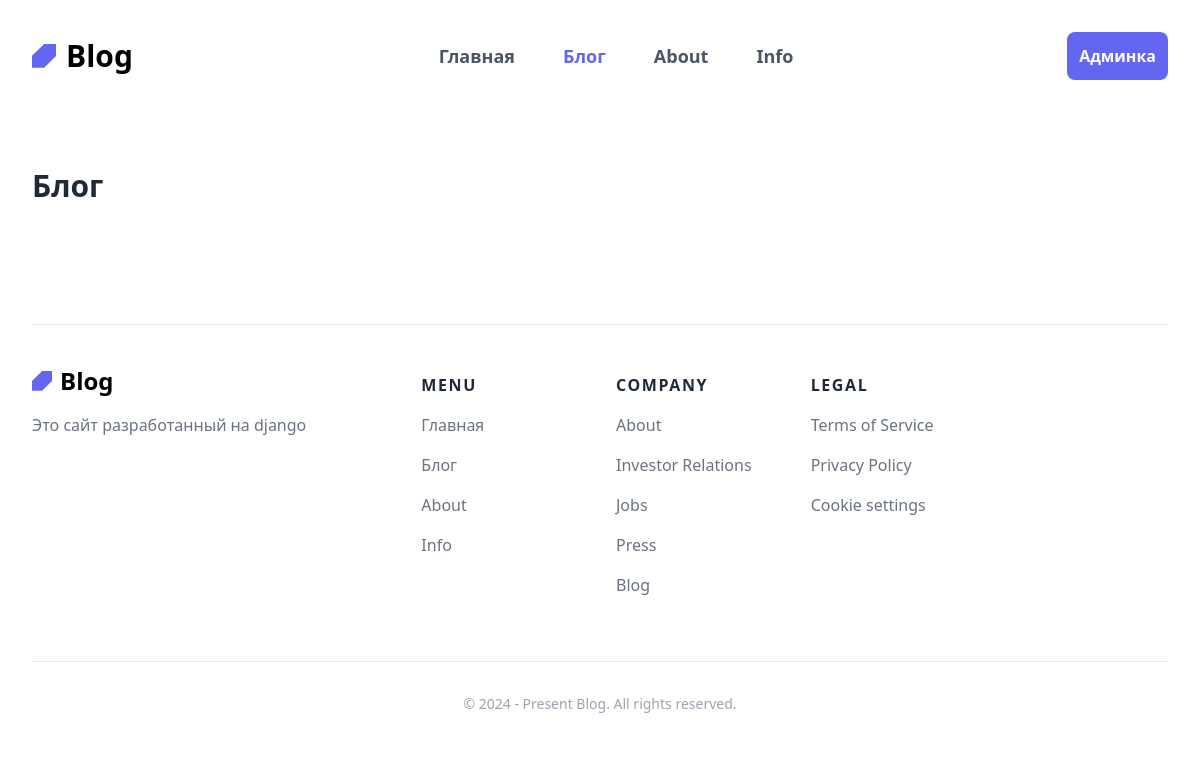
/blog/, run on an earlier commit of the app's database.
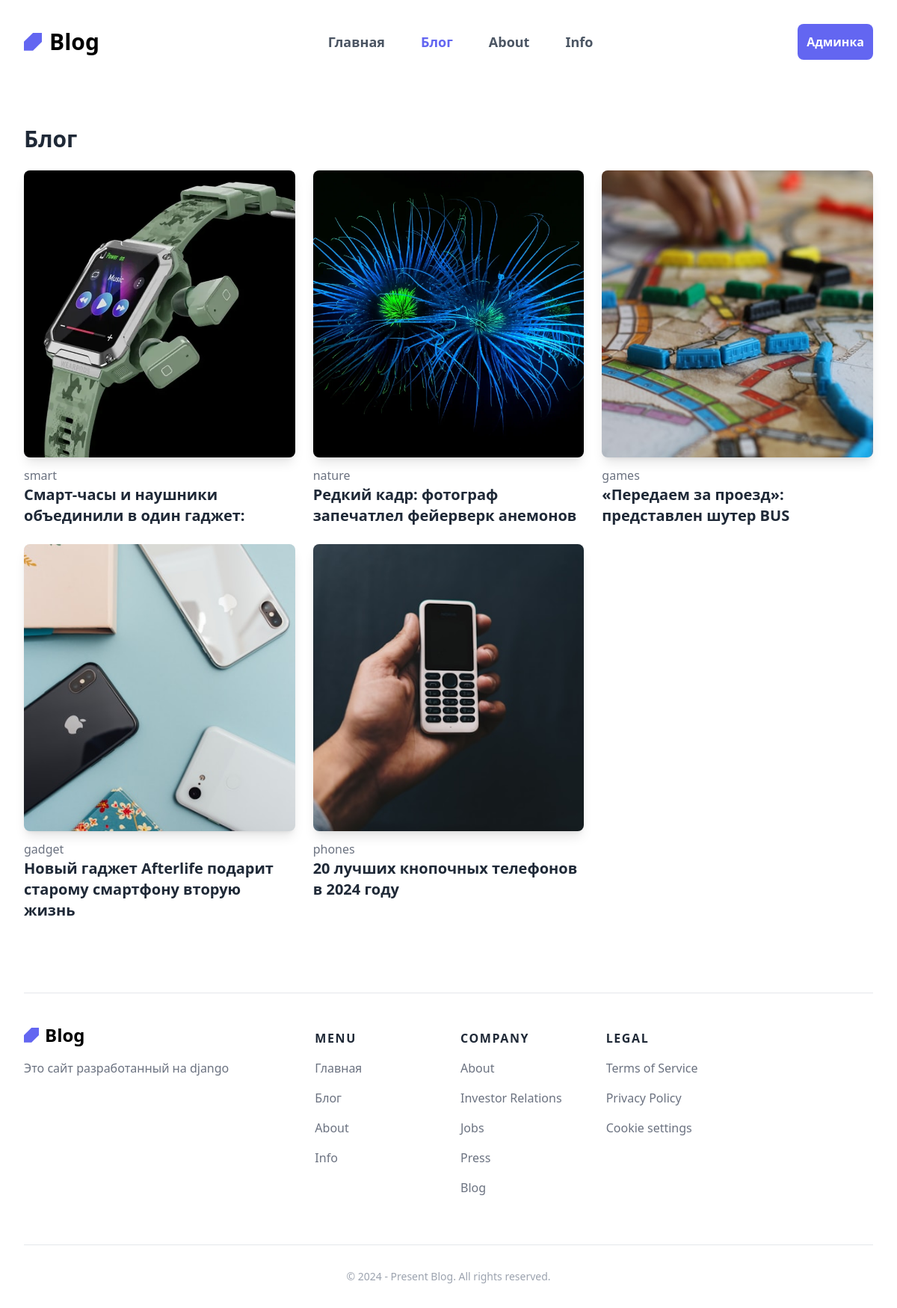
And on a later commit of the database.
### blog/models.py (models this page shows, shortened)
class Blog(models.Model):
    rubric = models.CharField(max_length=255, verbose_name='Рубрика')
    title = models.CharField(max_length=255, verbose_name='Заголовок')
    slug = models.SlugField(max_length=255, unique=True, db_index=True, verbose_name='slug')
    cover_photo = models.ImageField(upload_to='photos/articles/')
    article_head_photo = models.ImageField(upload_to='photos/articles/')
    short = models.TextField(blank=True, verbose_name='Короткое описание')
    text = models.TextField(blank=True, verbose_name='Текст')
    time_create = models.DateTimeField(auto_now_add=True, verbose_name='Создание')
    time_update = models.DateTimeField(auto_now=True, verbose_name='Обновлено')
    is_published = models.BooleanField(default=True, verbose_name='Опубликован')
    class Meta:
        verbose_name = 'Блог'
        verbose_name_plural = 'Блог'
        ordering = ['time_create', 'title']

### blog/views.py (the view)
# urls.py: path('blog/', BlogPageView.as_view(), name='blog'),
class BlogPageView(ListView):
    template_name = 'blog/blog.html'
    context_object_name = 'all_content'
    def get_queryset(self):
        blog = Blog.objects.filter(is_published=True).order_by('-time_create')
        all_content = list(chain(blog))
        return all_content
    def get_context_data(self, **kwargs):
        context = super().get_context_data(**kwargs)
        context['blog'] = [content for content in context['all_content'] if isinstance(content, Blog)]
        return context

### blog/templates/blog/blog.html
{% extends 'blog/layout.html' %}
{% load static %}
{% block content %}
<div class="bg-white py-6 sm:py-8 lg:py-12">
  <div class="mx-auto max-w-screen-2xl px-4 md:px-8">
    <div class="mb-6 flex items-end justify-between gap-4">
      <h2 class="text-2xl font-bold text-gray-800 lg:text-3xl">Блог</h2>
    </div>
    {% if blog %}
    <div class="grid gap-x-4 gap-y-6 sm:grid-cols-2 md:gap-x-6 lg:grid-cols-3 xl:grid-cols-4">
      {% for item in blog %}
      <div>
        <a href="{% url 'blogdetail' slug=item.slug %}" class="group mb-2 block h-60 md:h-96 overflow-hidden rounded-lg bg-gray-100 shadow-lg lg:mb-3">
          <img src="{{ item.cover_photo.url }}" loading="lazy" alt="{{ item.title }}" class="h-full w-full object-cover object-center transition duration-200 group-hover:scale-110" />
        </a>
        <div class="flex flex-col">
          <span class="text-gray-500">{{ item.rubric }}</span>
          <a href="{% url 'blogdetail' slug=item.slug %}" class="text-lg font-bold text-gray-800 transition duration-100 hover:text-gray-500 lg:text-xl">{{ item.title }}</a>
        </div>
      </div>
      {% endfor %}
    </div>
    {% endif %}
  </div>
</div>
{% endblock %}

### blog/templates/blog/layout.html (shortened to what this page needs)
{% load static %}
<!DOCTYPE html>
<html lang="ru">
<head>
    <script src="https://cdn.tailwindcss.com"></script>
</head>
<body>
{% include 'blog/components/topnav.html' %}
    {% block content %}
    {% endblock %}
{% include 'blog/components/footer.html' %}
</body>
</html>

### blog/templates/blog/components/topnav.html (shortened to what this page needs)
{% load static %}
{% with request.resolver_match.url_name as current_url %}
<div class="bg-white lg:pb-2">
  <div class="mx-auto max-w-screen-2xl px-4 md:px-8">
    <header class="flex items-center justify-between py-4 md:py-8">
      <a href="{% url 'home' %}" class="inline-flex items-center gap-2.5 text-2xl font-bold text-black md:text-3xl" aria-label="logo">
        <svg width="95" height="94" viewBox="0 0 95 94" class="h-auto w-6 text-indigo-500" fill="currentColor" xmlns="http://www.w3.org/2000/svg">
          <path d="M96 0V47L48 94H0V47L48 0H96Z" />
        </svg>
        Blog
      </a>
      <nav class="hidden gap-12 lg:flex">
        <a href="{% url 'home' %}" class="{% if current_url == 'home' %}text-indigo-500{% endif %} text-lg font-semibold text-gray-600 transition duration-100 hover:text-indigo-600 active:text-indigo-700">Главная</a>
        <a href="{% url 'blog' %}" class="{% if current_url == 'blog' %}text-indigo-500{% endif %} text-lg font-semibold text-gray-600 transition duration-100 hover:text-indigo-600 active:text-indigo-700">Блог</a>
        <a href="{% url 'about' %}" class="{% if current_url == 'about' %}text-indigo-500{% endif %} text-lg font-semibold text-gray-600 transition duration-100 hover:text-indigo-600 active:text-indigo-700">About</a>
        <a href="{% url 'info' %}" class="{% if current_url == 'info' %}text-indigo-500{% endif %} text-lg font-semibold text-gray-600 transition duration-100 hover:text-indigo-600 active:text-indigo-700">Info</a>
      </nav>
      <div class="-ml-8 hidden flex-col items-center gap-2.5 sm:flex-row sm:justify-center lg:flex lg:justify-start">
        <a href="/admin" class="inline-block rounded-lg bg-indigo-500 px-3 py-3 text-center text-sm font-semibold text-white outline-none ring-indigo-300 transition duration-100 hover:bg-indigo-600 focus-visible:ring active:bg-indigo-700 md:text-base">Админка</a>
      </div>
    </header>
  </div>
</div>
{% endwith %}

### blog/templates/blog/components/footer.html
<div class="bg-white pt-4 sm:pt-10 lg:pt-12">
  <footer class="mx-auto max-w-screen-2xl px-4 md:px-8">
    <div class="mb-16 grid grid-cols-2 gap-12 border-t pt-10 md:grid-cols-4 lg:grid-cols-6 lg:gap-8 lg:pt-12">
      <div class="col-span-full lg:col-span-2">
        <div class="mb-4 lg:-mt-2">
          <a href="{% url 'home' %}" class="inline-flex items-center gap-2 text-xl font-bold text-black md:text-2xl" aria-label="logo">
            <svg width="95" height="94" viewBox="0 0 95 94" class="h-auto w-5 text-indigo-500" fill="currentColor" xmlns="http://www.w3.org/2000/svg">
              <path d="M96 0V47L48 94H0V47L48 0H96Z" />
            </svg>
            Blog
          </a>
        </div>
        <p class="mb-6 text-gray-500 sm:pr-8">Это сайт разработанный на django</p>
      </div>
      <div>
        <div class="mb-4 font-bold uppercase tracking-widest text-gray-800">Menu</div>
        <nav class="flex flex-col gap-4">
          <div>
            <a href="{% url 'home' %}" class="text-gray-500 transition duration-100 hover:text-indigo-500 active:text-indigo-600">Главная</a>
          </div>
          <div>
            <a href="{% url 'blog' %}" class="text-gray-500 transition duration-100 hover:text-indigo-500 active:text-indigo-600">Блог</a>
          </div>
          <div>
            <a href="{% url 'about' %}" class="text-gray-500 transition duration-100 hover:text-indigo-500 active:text-indigo-600">About</a>
          </div>
          <div>
            <a href="{% url 'info' %}" class="text-gray-500 transition duration-100 hover:text-indigo-500 active:text-indigo-600">Info</a>
          </div>
        </nav>
      </div>
      <div>
        <div class="mb-4 font-bold uppercase tracking-widest text-gray-800">Company</div>
        <nav class="flex flex-col gap-4">
          <div>
            <a href="#" class="text-gray-500 transition duration-100 hover:text-indigo-500 active:text-indigo-600">About</a>
          </div>
          <div>
            <a href="#" class="text-gray-500 transition duration-100 hover:text-indigo-500 active:text-indigo-600">Investor Relations</a>
          </div>
          <div>
            <a href="#" class="text-gray-500 transition duration-100 hover:text-indigo-500 active:text-indigo-600">Jobs</a>
          </div>
          <div>
            <a href="#" class="text-gray-500 transition duration-100 hover:text-indigo-500 active:text-indigo-600">Press</a>
          </div>
          <div>
            <a href="#" class="text-gray-500 transition duration-100 hover:text-indigo-500 active:text-indigo-600">Blog</a>
          </div>
        </nav>
      </div>
      <div>
        <div class="mb-4 font-bold uppercase tracking-widest text-gray-800">Legal</div>
        <nav class="flex flex-col gap-4">
          <div>
            <a href="#" class="text-gray-500 transition duration-100 hover:text-indigo-500 active:text-indigo-600">Terms of Service</a>
          </div>
          <div>
            <a href="#" class="text-gray-500 transition duration-100 hover:text-indigo-500 active:text-indigo-600">Privacy Policy</a>
          </div>
          <div>
            <a href="#" class="text-gray-500 transition duration-100 hover:text-indigo-500 active:text-indigo-600">Cookie settings</a>
          </div>
        </nav>
      </div>
    </div>
    <div class="border-t py-8 text-center text-sm text-gray-400">© 2024 - Present Blog. All rights reserved.</div>
  </footer>
</div>

What changed in the data, as far as the page shows it:
added Blog: cover_photo (picture), rubric "smart", title "Смарт-часы и наушники объединили в один гаджет:"
added Blog: cover_photo (picture), rubric "nature", title "Редкий кадр: фотограф запечатлел фейерверк анемонов"
added Blog: cover_photo (picture), rubric "games", title "«Передаем за проезд»: представлен шутер BUS"
added Blog: cover_photo (picture), rubric "gadget", title "Новый гаджет Afterlife подарит старому смартфону вторую жизнь"
added Blog: cover_photo (picture), rubric "phones", title "20 лучших кнопочных телефонов в 2024 году"
